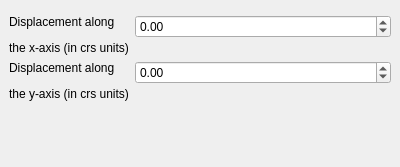
<?xml version="1.0" encoding="UTF-8"?>
<ui version="4.0">
 <class>DisplacementDockWidget</class>
 <widget class="QDockWidget" name="DisplacementDockWidget">
  <property name="geometry">
   <rect>
    <x>0</x>
    <y>0</y>
    <width>400</width>
    <height>167</height>
   </rect>
  </property>
  <property name="windowTitle">
   <string>Displacement tool</string>
  </property>
  <widget class="QWidget" name="dockWidgetContents">
   <layout class="QHBoxLayout" name="horizontalLayout">
    <item>
     <layout class="QFormLayout" name="formLayout">
      <item row="0" column="1">
       <layout class="QHBoxLayout" name="horizontalLayout_2"/>
      </item>
      <item row="2" column="0">
       <widget class="QLabel" name="label">
        <property name="text">
         <string>&lt;html&gt;&lt;head/&gt;&lt;body&gt;&lt;p&gt;Displacement along&lt;/p&gt;&lt;p&gt;the x-axis (in crs units)&lt;/p&gt;&lt;/body&gt;&lt;/html&gt;</string>
        </property>
       </widget>
      </item>
      <item row="2" column="1">
       <widget class="QDoubleSpinBox" name="doublespinbox_x">
        <property name="minimum">
         <double>-99999999.000000000000000</double>
        </property>
        <property name="maximum">
         <double>99999999.000000000000000</double>
        </property>
       </widget>
      </item>
      <item row="3" column="0">
       <widget class="QLabel" name="label_2">
        <property name="text">
         <string>&lt;html&gt;&lt;head/&gt;&lt;body&gt;&lt;p&gt;Displacement along&lt;/p&gt;&lt;p&gt;the y-axis (in crs units)&lt;/p&gt;&lt;/body&gt;&lt;/html&gt;</string>
        </property>
       </widget>
      </item>
      <item row="3" column="1">
       <widget class="QDoubleSpinBox" name="doublespinbox_y">
        <property name="minimum">
         <double>-99999999.000000000000000</double>
        </property>
        <property name="maximum">
         <double>99999999.000000000000000</double>
        </property>
       </widget>
      </item>
     </layout>
    </item>
   </layout>
  </widget>
 </widget>
 <resources/>
 <connections/>
</ui>
